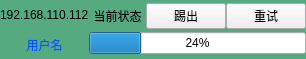
<?xml version="1.0" encoding="UTF-8"?>
<ui version="4.0">
 <class>Form</class>
 <widget class="QWidget" name="Form">
  <property name="geometry">
   <rect>
    <x>0</x>
    <y>0</y>
    <width>306</width>
    <height>59</height>
   </rect>
  </property>
  <property name="windowTitle">
   <string>Form</string>
  </property>
  <property name="styleSheet">
   <string notr="true">QWidget#Form{
background-color: rgb(85, 170, 127);
}</string>
  </property>
  <layout class="QHBoxLayout" name="horizontalLayout_2">
   <property name="spacing">
    <number>0</number>
   </property>
   <property name="leftMargin">
    <number>0</number>
   </property>
   <property name="topMargin">
    <number>0</number>
   </property>
   <property name="rightMargin">
    <number>0</number>
   </property>
   <property name="bottomMargin">
    <number>0</number>
   </property>
   <item>
    <layout class="QVBoxLayout" name="verticalLayout">
     <item>
      <widget class="QLabel" name="label">
       <property name="text">
        <string>192.168.110.112</string>
       </property>
      </widget>
     </item>
     <item>
      <widget class="QLabel" name="label_2">
       <property name="styleSheet">
        <string notr="true">font: 12pt &quot;微软雅黑&quot;;
color: rgb(0, 85, 255);</string>
       </property>
       <property name="text">
        <string>用户名</string>
       </property>
       <property name="alignment">
        <set>Qt::AlignCenter</set>
       </property>
      </widget>
     </item>
    </layout>
   </item>
   <item>
    <layout class="QVBoxLayout" name="verticalLayout_2">
     <item>
      <layout class="QHBoxLayout" name="horizontalLayout">
       <item>
        <widget class="QLabel" name="label_3">
         <property name="text">
          <string>当前状态</string>
         </property>
         <property name="alignment">
          <set>Qt::AlignCenter</set>
         </property>
        </widget>
       </item>
       <item>
        <widget class="QPushButton" name="btn_kick">
         <property name="text">
          <string>踢出</string>
         </property>
        </widget>
       </item>
       <item>
        <widget class="QPushButton" name="btn_retry">
         <property name="text">
          <string>重试</string>
         </property>
        </widget>
       </item>
      </layout>
     </item>
     <item>
      <widget class="QProgressBar" name="progressBar">
       <property name="value">
        <number>24</number>
       </property>
      </widget>
     </item>
    </layout>
   </item>
  </layout>
 </widget>
 <resources/>
 <connections/>
</ui>
